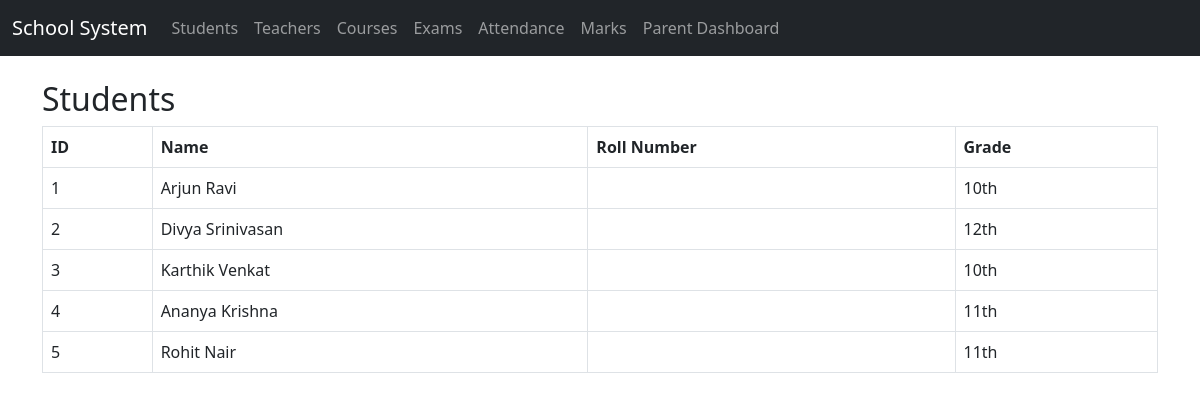
The page /students/ on the database its author committed.
### school/models.py (models this page shows, shortened)
class Student(models.Model):
    user = models.OneToOneField(User, on_delete=models.CASCADE)
    enrollment_number = models.CharField(max_length=20, unique=True, null=True, blank=True)
    date_of_birth = models.DateField(null=True, blank=True)
    grade = models.CharField(max_length=10, null=True, blank=True)
    parent_user = models.ForeignKey(User, on_delete=models.SET_NULL, null=True, blank=True, related_name='children')
    courses = models.ManyToManyField('Course', blank=True)

### school/views.py (the view)
# urls.py: path('students/', views.student_list, name='student_list'),
def student_list(request):
    students = Student.objects.all()
    return render(request, 'school/student_list.html', {'students': students})

### school/templates/school/student_list.html
{% extends 'school/base.html' %}
{% block content %}
<h2>Students</h2>
<table class="table table-bordered">
    <tr>
        <th>ID</th>
        <th>Name</th>
        <th>Roll Number</th>
        <th>Grade</th>
    </tr>
    {% for student in students %}
    <tr>
        <td>{{ student.id }}</td>
        <td>{{ student.user.first_name }} {{ student.user.last_name }}</td>
        <td>{{ student.roll_number }}</td>
        <td>{{ student.grade }}</td>
    </tr>
    {% empty %}
    <tr><td colspan="4">No students found.</td></tr>
    {% endfor %}
</table>
{% endblock %}

### rows shown on the page
Student: id "1", user.first_name "Arjun", user.last_name "Ravi", grade "10th"
Student: id "2", user.first_name "Divya", user.last_name "Srinivasan", grade "12th"
Student: id "3", user.first_name "Karthik", user.last_name "Venkat", grade "10th"
Student: id "4", user.first_name "Ananya", user.last_name "Krishna", grade "11th"
Student: id "5", user.first_name "Rohit", user.last_name "Nair", grade "11th"
